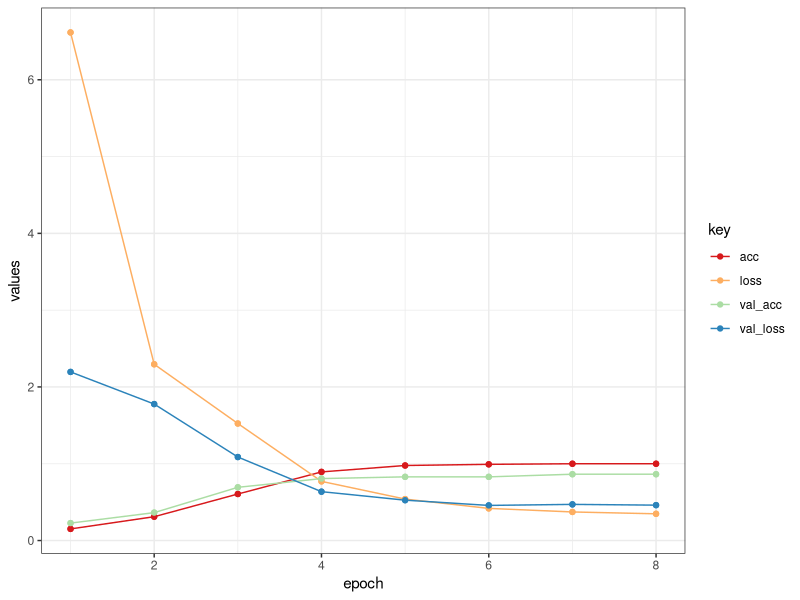

R code for this plot:
# Plot results of neural networks
library(ggplot2)

cnn_2d_results <- data.frame(epoch = rep(1:8, 8),
                            values = c(6.6163, 2.2952, 1.5238, 0.7705, 0.5397,
                                      0.4187, 0.3722, 0.3483,
                                      0.1515, 0.3106, 0.6061, 0.8939, 0.9773,
                                      0.9924, 1.0000, 1.0000,
                                      2.1955, 1.7771, 1.0873, 0.6364, 0.5256,
                                      0.4574, 0.4709, 0.4610,
                                      0.2273, 0.3636, 0.6932, 0.8068, 0.8295,
                                      0.8295, 0.8636, 0.8636),
                            key = as.factor(rep(c("loss", "acc", "val_loss", "val_acc"), each = 8))
                          )

cnn_2d_plot <-  ggplot(data = cnn_2d_results, aes(x = epoch, y = values, group = key, colour = key))
cnn_2d_plot <-  cnn_2d_plot + geom_line() + geom_point() + theme_bw() + 
                scale_color_brewer(palette = "Spectral")
print(cnn_2d_plot)
